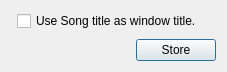
<?xml version="1.0" encoding="UTF-8"?>
<ui version="4.0">
 <class>SettingsWindow</class>
 <widget class="QDialog" name="SettingsWindow">
  <property name="geometry">
   <rect>
    <x>0</x>
    <y>0</y>
    <width>227</width>
    <height>72</height>
   </rect>
  </property>
  <property name="windowTitle">
   <string>Dialog</string>
  </property>
  <layout class="QVBoxLayout" name="verticalLayout_4">
   <item>
    <layout class="QFormLayout" name="formLayout">
     <property name="fieldGrowthPolicy">
      <enum>QFormLayout::ExpandingFieldsGrow</enum>
     </property>
     <item row="0" column="1">
      <widget class="QCheckBox" name="mSongAsWindowTitle">
       <property name="text">
        <string>Use Song title as window title.</string>
       </property>
      </widget>
     </item>
    </layout>
   </item>
   <item>
    <layout class="QHBoxLayout" name="horizontalLayout_3">
     <item>
      <spacer name="horizontalSpacer">
       <property name="orientation">
        <enum>Qt::Horizontal</enum>
       </property>
       <property name="sizeHint" stdset="0">
        <size>
         <width>40</width>
         <height>20</height>
        </size>
       </property>
      </spacer>
     </item>
     <item>
      <widget class="QPushButton" name="mStoreButton">
       <property name="text">
        <string>Store</string>
       </property>
      </widget>
     </item>
    </layout>
   </item>
  </layout>
 </widget>
 <resources/>
 <connections/>
</ui>
